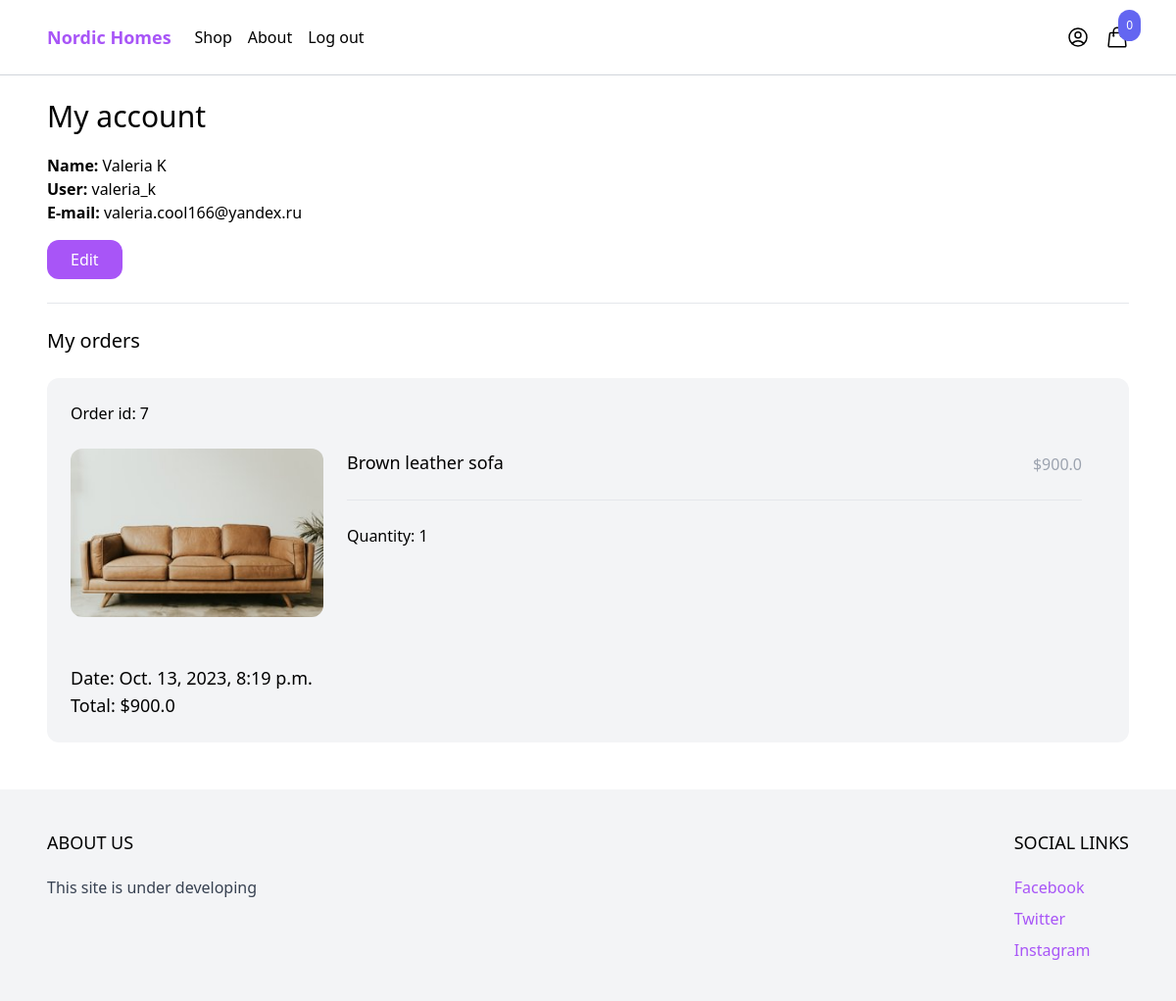
/myaccount/ (signed in), run on the app's committed database.
### order/models.py (models this page shows)
class Order(models.Model):
    ORDERED = 'ordered'
    SHIPPED = 'shipped'
    STATUS_CHOICES = (
        (ORDERED, 'Ordered'),
        (SHIPPED, 'Shipped'),
    )
    user = models.ForeignKey(User, related_name='orders', blank=True, null=True, on_delete=models.CASCADE)
    first_name = models.CharField(max_length=255)
    last_name = models.CharField(max_length=255)
    email = models.EmailField(max_length=255)
    address = models.CharField(max_length=255)
    zipcode = models.CharField(max_length=255)
    place = models.CharField(max_length=255)
    phone = models.CharField(max_length=255)
    created_at = models.DateTimeField(auto_now_add=True)
    paid = models.BooleanField(default=False)
    paid_amount = models.IntegerField(blank=True, null=True)
    status = models.CharField(max_length=20, choices=STATUS_CHOICES, default=ORDERED)
    class Meta:
        ordering = ('-created_at',)
    def get_total_price(self):
        if self.paid_amount:
            return self.paid_amount / 100
        return 0

class OrderItem(models.Model):
    order = models.ForeignKey(Order, related_name='items', on_delete=models.CASCADE)
    product = models.ForeignKey(Product, related_name='items', on_delete=models.CASCADE)
    price = models.IntegerField()
    quantity = models.IntegerField(default=1)
    def get_total_price(self):
        return self.price / 100

### product/models.py (models this page shows, shortened)
class Product(models.Model):
    category = models.ForeignKey(Category, related_name='product', on_delete=models.CASCADE)
    name = models.CharField(max_length=255)
    slug = models.SlugField()
    description = models.TextField(blank=True, null=True)
    price = models.IntegerField()
    created_at = models.DateTimeField(auto_now_add=True)
    image = models.ImageField(upload_to='uploads/', blank=True, null=True)
    thumbnail = models.ImageField(upload_to='uploads/', blank=True, null=True)
    class Meta:
        ordering = ('-created_at',)
    def get_thumbnail(self):
        if self.thumbnail:
            return self.thumbnail.url

### core/views.py (the view)
# urls.py: path('myaccount/', myaccount, name='myaccount'),
@login_required
def myaccount(request):
    return render(request, 'core/myaccount.html')

### cart/cart.py (called while the page is built)
    def __len__(self):
        return sum(item['quantity'] for item in self.cart.values())

### cart/context_processors.py (called while the page is built)
def cart(request):
    return {'cart': Cart(request)}

### core/templates/core/myaccount.html (shortened to what this page needs)
{% extends 'core/base.html' %}
{% block content %}
<div class="max-w-6xl mx-auto p-6">
    <h1 class="mb-5 text-3xl">My account</h1>
    <div class="mb-6">
        <strong>Name: </strong>{{ request.user.get_full_name }} <br>
        <strong>User: </strong>{{ request.user.username }} <br>
        <strong>E-mail: </strong>{{ request.user.email }} <br>
        <a href="{% url 'edit_myaccount'%}" class="inline-block mt-4 py-2 px-6 rounded-xl text-white bg-purple-500">Edit</a>
    </div>
    <hr>
    <h2 class="my-6 text-xl">My orders</h2>
    {% for order in request.user.orders.all %}
        <div class="w-full mb-6 p-6 flex flex-wrap bg-gray-100 rounded-xl">
            <div class="mb-6 flex justify-between">
                <a href="">Order id: {{ order.id }}</a>
            </div>
            <div class="mb-6 w-full">
                {% for item in order.items.all %}
                    <div class="product mb-6 flex pr-6">
                        <a href="#" class="w-1/4">
                            <img src="{{ item.product.get_thumbnail }}" alt="" class="hover:shadow-lg rounded-xl">
                        </a>
                        <div class="w-3/4 pl-6">
                            <div class="flex justify-between">
                                <a href="#" class="text-lg">{{ item.product.name }}</a>
                                <p class="mb-6 pt-1 text-gray-400">${{ item.get_total_price }}</p>
                            </div>
                            <hr>
                            <div class="mt-6">
                                Quantity: {{ item.quantity }}
                            </div>
                        </div>
                    </div>
                {% endfor %}
            </div>
            <div>
                <p class="text-lg">Date: {{ order.created_at }}</p>
                <p class="text-lg">Total: ${{ order.get_total_price }}</p>
            </div>
        </div>
    {% endfor %}
</div>
{% endblock %}

### data on the page
Order: id "7", created_at "Oct. 13, 2023, 8:19 p.m.", get_total_price "900.0"
OrderItem: product.get_thumbnail (picture), product.name "Brown leather sofa", get_total_price "900.0", quantity "1"

### other printed values
{{ cart|length }} "0"
{{ request.user.get_full_name }} "Valeria K"
{{ request.user.username }} "valeria_k"
{{ request.user.email }} "valeria.cool166@yandex.ru"
